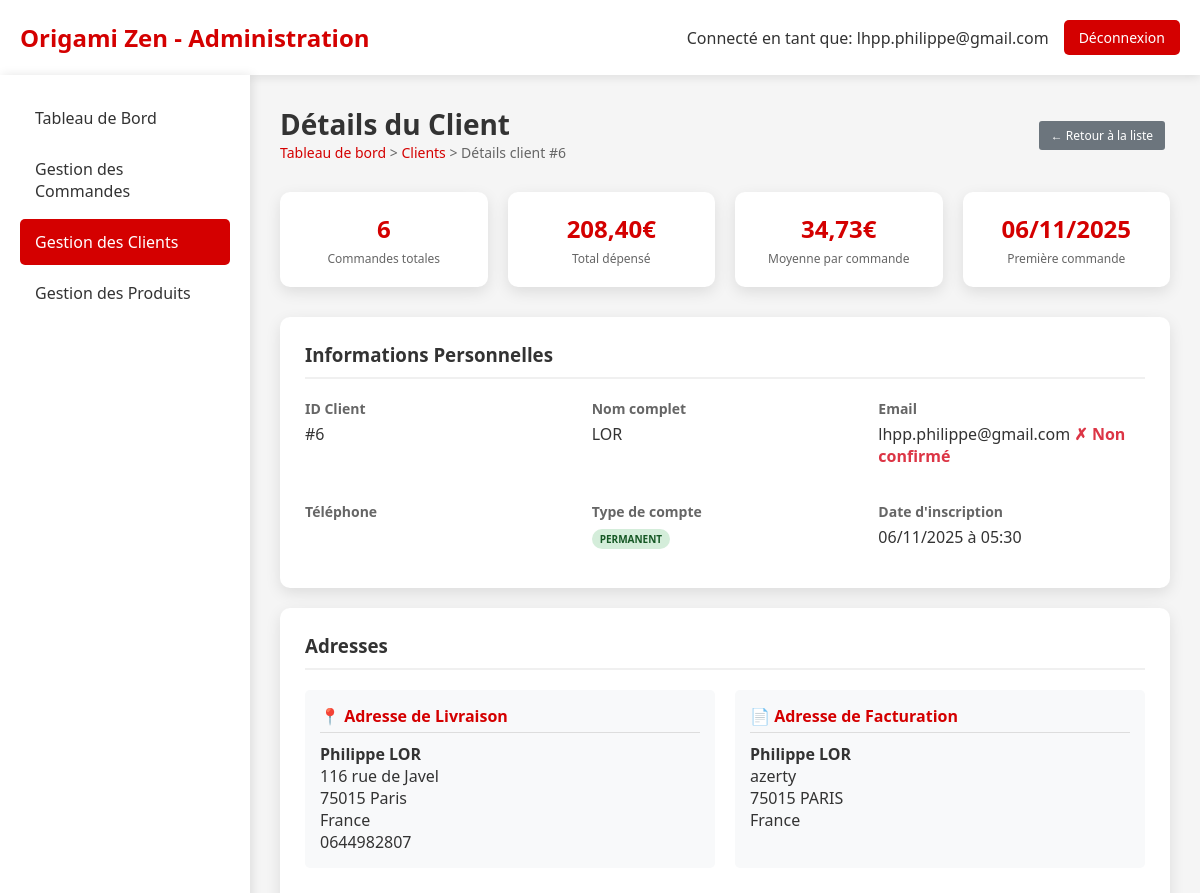
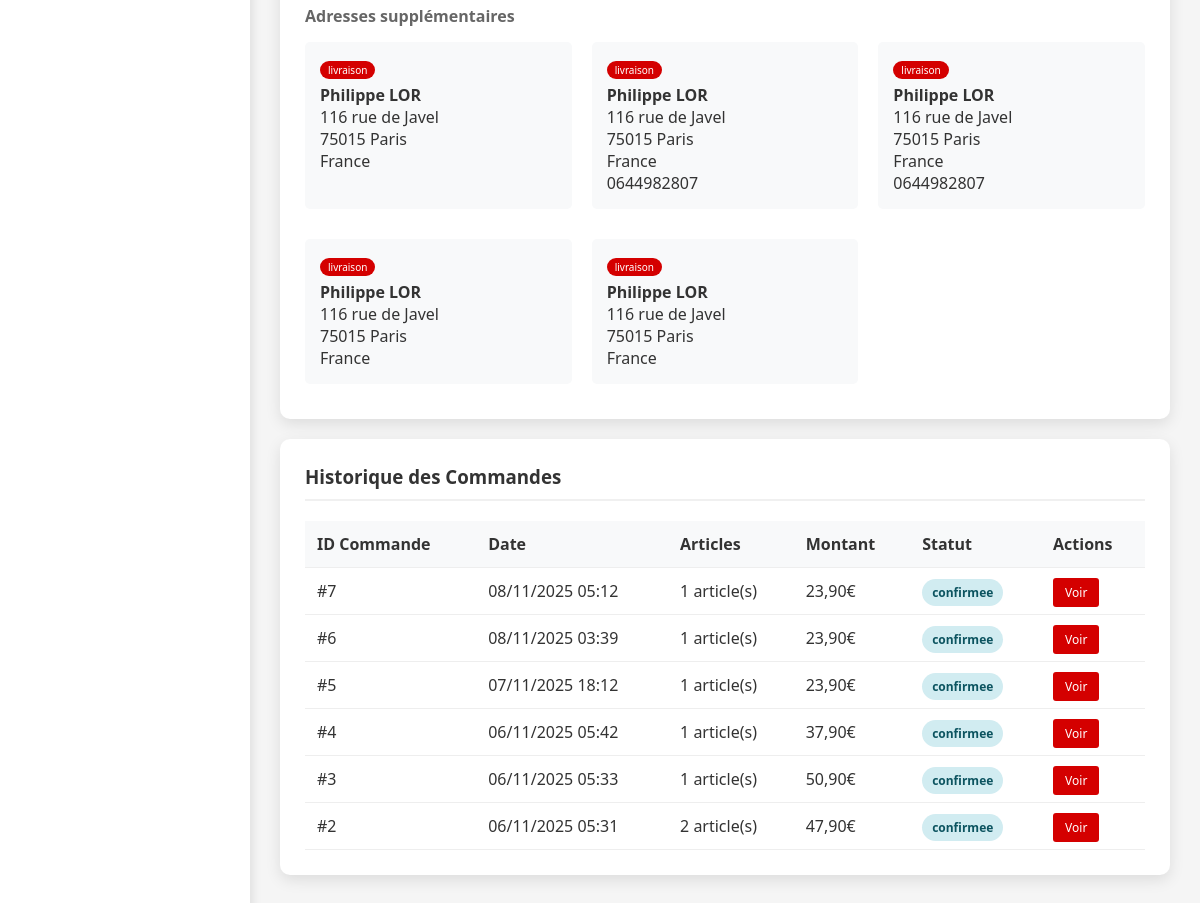
Page /admin_client_detail.php?id=6 (signed in) on the earlier database version (2 pictures, top to bottom).
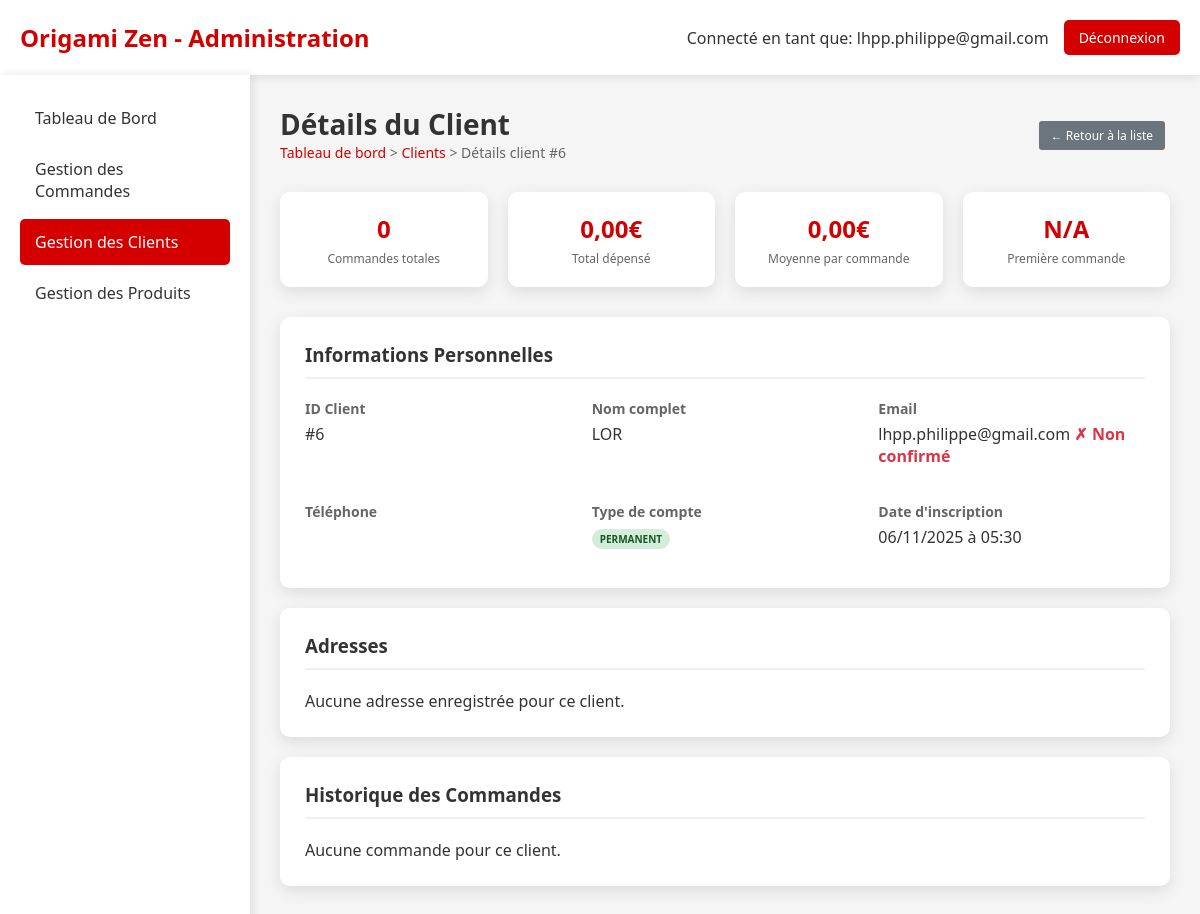
Same page on the later database version.
### tables this page shows
CREATE TABLE IF NOT EXISTS `adresse` (
  `idAdresse` bigint NOT NULL AUTO_INCREMENT,
  `idClient` bigint NOT NULL,
  `nom` varchar(50) NOT NULL,
  `prenom` varchar(50) NOT NULL,
  `adresse` varchar(50) NOT NULL,
  `codePostal` varchar(50) NOT NULL,
  `ville` varchar(50) NOT NULL,
  `pays` varchar(50) NOT NULL,
  `telephone` varchar(50) NOT NULL,
  `instructions` varchar(255) DEFAULT NULL,
  `societe` varchar(50) DEFAULT NULL,
  `type` varchar(20) DEFAULT 'livraison',
  `dateCreation` datetime DEFAULT CURRENT_TIMESTAMP,
  PRIMARY KEY (`idAdresse`),
  KEY `Adresse_idClient_FK` (`idClient`)
);

CREATE TABLE IF NOT EXISTS `commande` (
  `idCommande` bigint NOT NULL AUTO_INCREMENT,
  `idClient` bigint NOT NULL,
  `idAdresseLivraison` bigint NOT NULL,
  `idAdresseFacturation` bigint DEFAULT NULL,
  `dateCommande` datetime NOT NULL,
  `modeReglement` varchar(20) NOT NULL DEFAULT 'CB',
  `delaiLivraison` date NOT NULL,
  `fraisDePort` double NOT NULL,
  `montantTotal` double NOT NULL,
  `statut` varchar(20) NOT NULL DEFAULT 'en_attente',
  `statut_paiement` enum('en_attente','payee','echec','annulee','rembourse') DEFAULT 'en_attente',
  `idPaiement` int DEFAULT NULL,
  PRIMARY KEY (`idCommande`),
  KEY `Commande_idClient_FK` (`idClient`),
  KEY `Commande_idAdresseLivraison_FK` (`idAdresseLivraison`),
  KEY `idAdresseFacturation` (`idAdresseFacturation`)
);

### admin_client_detail.php (the view, shortened to what the changed rows need)
<?php
$client_id = intval($_GET['id']);
$host = 'localhost';
$dbname = 'origami';
$username = 'root';
$password = '';
try {
    $pdo = new PDO("mysql:host=$host;dbname=$dbname;charset=utf8", $username, $password);
    $pdo->setAttribute(PDO::ATTR_ERRMODE, PDO::ERRMODE_EXCEPTION);
    $stmt_adresses = $pdo->prepare("
        SELECT * FROM Adresse
        WHERE idClient = ?
        ORDER BY type, dateCreation DESC
    ");
    $stmt_adresses->execute([$client_id]);
    $adresses = $stmt_adresses->fetchAll(PDO::FETCH_ASSOC);
    $adresse_livraison = null;
    $adresse_facturation = null;
    foreach ($adresses as $adresse) {
        if ($adresse['type'] == 'livraison') {
            $adresse_livraison = $adresse;
        } elseif ($adresse['type'] == 'facturation') {
            $adresse_facturation = $adresse;
        }
    }
    $stmt_commandes = $pdo->prepare("
        SELECT c.*, COUNT(lc.idLigneCommande) as nb_articles
        FROM Commande c
        LEFT JOIN LigneCommande lc ON c.idCommande = lc.idCommande
        WHERE c.idClient = ?
        GROUP BY c.idCommande
        ORDER BY c.dateCommande DESC
    ");
    $stmt_commandes->execute([$client_id]);
    $commandes = $stmt_commandes->fetchAll(PDO::FETCH_ASSOC);
    $stmt_stats = $pdo->prepare("
        SELECT
            COUNT(*) as total_commandes,
            SUM(montantTotal) as total_depense,
            AVG(montantTotal) as moyenne_commande,
            MIN(dateCommande) as premiere_commande,
            MAX(dateCommande) as derniere_commande
        FROM Commande
        WHERE idClient = ?
    ");
    $stmt_stats->execute([$client_id]);
    $stats = $stmt_stats->fetch(PDO::FETCH_ASSOC);
} catch (PDOException $e) {
    die("Erreur de base de données: " . $e->getMessage());
}
?>
<!DOCTYPE html>
<html lang="fr">
<head>
</head>
<body>
    <div class="header">
        <div class="logo">
            <h1>Origami Zen - Administration</h1>
        </div>
    </div>
    <div class="container">
        <div class="main-content">
            <div class="page-header">
                <div class="page-title">
                    <h2>Détails du Client</h2>
                </div>
            </div>
            <div class="stats-grid">
                <div class="stat-card">
                    <div class="stat-number"><?= $stats['total_commandes'] ?? 0 ?></div>
                    <div class="stat-label">Commandes totales</div>
                </div>
                <div class="stat-card">
                    <div class="stat-number"><?= number_format($stats['total_depense'] ?? 0, 2, ',', ' ') ?>€</div>
                    <div class="stat-label">Total dépensé</div>
                </div>
                <div class="stat-card">
                    <div class="stat-number"><?= number_format($stats['moyenne_commande'] ?? 0, 2, ',', ' ') ?>€</div>
                    <div class="stat-label">Moyenne par commande</div>
                </div>
                <div class="stat-card">
                    <div class="stat-number">
                        <?= $stats['premiere_commande'] ? date('d/m/Y', strtotime($stats['premiere_commande'])) : 'N/A' ?>
                    </div>
                    <div class="stat-label">Première commande</div>
                </div>
            </div>
<div class="section">
    <h3>Adresses</h3>
    <?php if (count($adresses) > 0): ?>
        <?php
        $has_livraison = !is_null($adresse_livraison);
        $has_facturation = !is_null($adresse_facturation);
        ?>
        <div class="addresses-comparison">
            <div class="address-column">
                <div class="address-title">
                    📍 Adresse de Livraison
                </div>
                <?php if ($has_livraison): ?>
                    <div class="info-value">
                        <strong><?= htmlspecialchars($adresse_livraison['prenom'] . ' ' . $adresse_livraison['nom']) ?></strong><br>
                        <?= htmlspecialchars($adresse_livraison['adresse']) ?><br>
                        <?= htmlspecialchars($adresse_livraison['codePostal'] . ' ' . $adresse_livraison['ville']) ?><br>
                        <?= htmlspecialchars($adresse_livraison['pays']) ?><br>
                        <?= htmlspecialchars($adresse_livraison['telephone']) ?>
                    </div>
                <?php else: ?>
                    <p style="color: #666; font-style: italic;">Aucune adresse de livraison enregistrée</p>
                <?php endif; ?>
            </div>
            <div class="address-column">
                <div class="address-title">
                    📄 Adresse de Facturation
                </div>
                <?php if ($has_facturation): ?>
                    <div class="info-value">
                        <strong><?= htmlspecialchars($adresse_facturation['prenom'] . ' ' . $adresse_facturation['nom']) ?></strong><br>
                        <?= htmlspecialchars($adresse_facturation['adresse']) ?><br>
                        <?= htmlspecialchars($adresse_facturation['codePostal'] . ' ' . $adresse_facturation['ville']) ?><br>
                        <?= htmlspecialchars($adresse_facturation['pays']) ?><br>
                    </div>
                <?php else: ?>
                    <p style="color: #666; font-style: italic;">Aucune adresse de facturation enregistrée</p>
                <?php endif; ?>
            </div>
        </div>
        <?php
        $adresses_supplementaires = array_filter($adresses, function($adresse) use ($adresse_livraison, $adresse_facturation) {
            return $adresse['idAdresse'] != ($adresse_livraison['idAdresse'] ?? null) &&
                   $adresse['idAdresse'] != ($adresse_facturation['idAdresse'] ?? null);
        });
        ?>
        <?php if (count($adresses_supplementaires) > 0): ?>
            <div style="margin-top: 30px;">
                <h4 style="margin-bottom: 15px; color: #666;">Adresses supplémentaires</h4>
                <div class="info-grid">
                    <?php foreach ($adresses_supplementaires as $adresse): ?>
                        <div class="address-card">
                            <span class="address-type"><?= $adresse['type'] ?? 'livraison' ?></span>
                            <div class="info-value">
                                <strong><?= htmlspecialchars($adresse['prenom'] . ' ' . $adresse['nom']) ?></strong><br>
                                <?= htmlspecialchars($adresse['adresse']) ?><br>
                                <?= htmlspecialchars($adresse['codePostal'] . ' ' . $adresse['ville']) ?><br>
                                <?= htmlspecialchars($adresse['pays']) ?><br>
                                <?= htmlspecialchars($adresse['telephone']) ?>
                            </div>
                        </div>
                    <?php endforeach; ?>
                </div>
            </div>
        <?php endif; ?>
    <?php else: ?>
        <p>Aucune adresse enregistrée pour ce client.</p>
    <?php endif; ?>
</div>
            <div class="section">
                <h3>Historique des Commandes</h3>
                <?php if (count($commandes) > 0): ?>
                    <table>
                        <thead>
                            <tr>
                                <th>ID Commande</th>
                                <th>Date</th>
                                <th>Articles</th>
                                <th>Montant</th>
                                <th>Statut</th>
                                <th>Actions</th>
                            </tr>
                        </thead>
                        <tbody>
                            <?php foreach ($commandes as $commande): ?>
                            <tr>
                                <td>#<?= $commande['idCommande'] ?></td>
                                <td><?= date('d/m/Y H:i', strtotime($commande['dateCommande'])) ?></td>
                                <td><?= $commande['nb_articles'] ?> article(s)</td>
                                <td><?= number_format($commande['montantTotal'], 2, ',', ' ') ?>€</td>
                                <td>
                                    <span class="status-badge status-<?= $commande['statut'] ?>">
                                        <?= $commande['statut'] ?>
                                    </span>
                                </td>
                                <td>
                                    <a href="admin_commande_detail.php?id=<?= $commande['idCommande'] ?>" class="btn-action">Voir</a>
                                </td>
                            </tr>
                            <?php endforeach; ?>
                        </tbody>
                    </table>
                <?php else: ?>
                    <p>Aucune commande pour ce client.</p>
                <?php endif; ?>
            </div>
        </div>
    </div>
</body>
</html>

Differences in the rows shown:
removed adresse: prenom+nom "Philippe LOR", adresse "116 rue de Javel", codePostal+ville "75015 Paris", pays "France", telephone "0644982807"
removed adresse: prenom+nom "Philippe LOR", adresse "azerty", codePostal+ville "75015 PARIS", pays "France"
removed adresse: type "livraison", prenom+nom "Philippe LOR", adresse "116 rue de Javel", codePostal+ville "75015 Paris", pays "France"
removed adresse: type "livraison", prenom+nom "Philippe LOR", adresse "116 rue de Javel", codePostal+ville "75015 Paris", pays "France", telephone "0644982807"
removed adresse: type "livraison", prenom+nom "Philippe LOR", adresse "116 rue de Javel", codePostal+ville "75015 Paris", pays "France", telephone "0644982807"
removed adresse: type "livraison", prenom+nom "Philippe LOR", adresse "116 rue de Javel", codePostal+ville "75015 Paris", pays "France"
removed adresse: type "livraison", prenom+nom "Philippe LOR", adresse "116 rue de Javel", codePostal+ville "75015 Paris", pays "France"
removed commande: idCommande "7", dateCommande "08/11/2025 05:12", nb_articles "1", montantTotal "23,90", statut "confirmee"
removed commande: idCommande "6", dateCommande "08/11/2025 03:39", nb_articles "1", montantTotal "23,90", statut "confirmee"
removed commande: idCommande "5", dateCommande "07/11/2025 18:12", nb_articles "1", montantTotal "23,90", statut "confirmee"
removed commande: idCommande "4", dateCommande "06/11/2025 05:42", nb_articles "1", montantTotal "37,90", statut "confirmee"
removed commande: idCommande "3", dateCommande "06/11/2025 05:33", nb_articles "1", montantTotal "50,90", statut "confirmee"
removed commande: idCommande "2", dateCommande "06/11/2025 05:31", nb_articles "2", montantTotal "47,90", statut "confirmee"
Other differences:
$stats['total_commandes']: "6" → "0"
$stats['total_depense']: "208,40" → "0,00"
$stats['moyenne_commande']: "34,73" → "0,00"
date('d/m/Y', strtotime($stats['premiere_commande'])): "06/11/2025" → (not shown)
text no longer shown: "📍 Adresse de Livraison 📄 Adresse de Facturation Adresses supplémentaires ID Commande Date Articles Montant Statut Actions"
text now shown: "N/A Aucune adresse enregistrée pour ce client. Aucune commande pour ce client."
